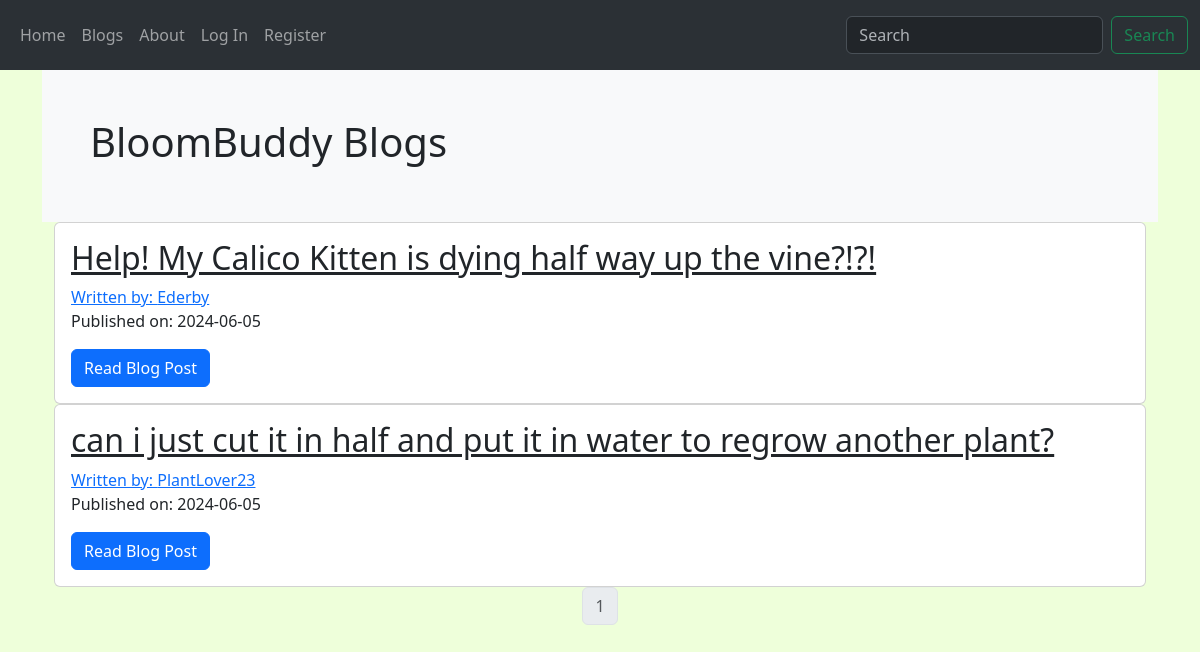
The app's page /blogs, older data.
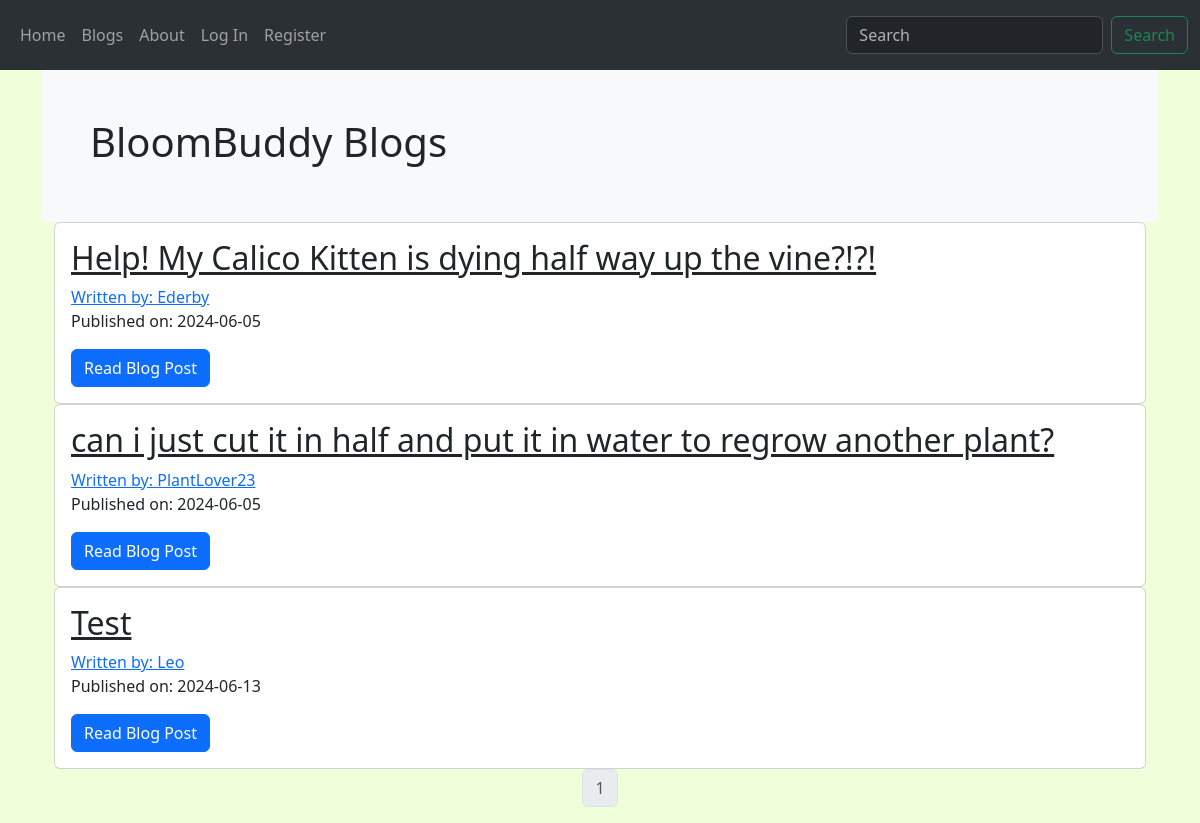
The same page, newer data.
### BloomBuddy/models.py (models this page shows, shortened)
class BlogPost(db.Model):
    __tablename__ = 'blogpost'
    id = db.Column(db.Integer, primary_key=True)
    user_id = db.Column(db.Integer, db.ForeignKey('users.id'), nullable=False)
    date = db.Column(db.DateTime, nullable=False, default=datetime.now(timezone.utc))
    title = db.Column(db.String(140), nullable=False)
    text = db.Column(db.Text, nullable=False)
    comments = db.relationship('Comment', backref='post', lazy='dynamic')

class User(db.Model, UserMixin):
    __tablename__ = 'users'
    id = db.Column(db.Integer, primary_key=True)
    profile_image = db.Column(db.String(64), nullable=False, default='default_profile.png')
    email = db.Column(db.String(64), unique=True, index=True)
    username = db.Column(db.String(64), unique=True, index=True)
    password_hash = db.Column(db.String(128))
    posts = db.relationship('BlogPost', backref='author', lazy=True)

### BloomBuddy/core/views.py (the view)
@core.route('/blogs')
def index():
    page=request.args.get('page', 1, type=int)
    blog_posts=BlogPost.query.order_by(BlogPost.date.desc()).paginate(page=page, per_page=5)
    return render_template('index.html', blog_posts=blog_posts, current_url=request.path)

### BloomBuddy/templates/index.html
{% extends "base.html" %}
{% block content %}
<div class="bg-light p-5">
    <h1>BloomBuddy Blogs</h1>
</div>
<div class ="container">
   {% for post in blog_posts.items[::-1] %}
    <div class="card">
        <div class="card-body">
            <h2><a class="card-title" href="{{url_for('blog_posts.blog_post', blog_post_id=post.id)}}">{{post.title}}</a></h2>
            <a href="{{url_for('users.user_posts', username=post.author.username)}}" >Written by: {{post.author.username}}</a>
            <p>Published on: {{post.date.strftime('%Y-%m-%d')}}</p>
            <a class ="btn btn-primary" href="{{url_for('blog_posts.blog_post', blog_post_id=post.id)}}">Read Blog Post</a>
        </div>
    </div>
    {%endfor%}
</div>
<nav aria-label='Page Navigation example'>
  <ul class="pagination justify-content-center">
    {% for page_num in blog_posts.iter_pages(left_edge=1,right_edge=1,left_current=1,right_current=2)  %}
      {% if blog_posts.page == page_num %}
      <li class='page-item disabled'>
        <a class="page-link" href="{{url_for('core.index',page=page_num)}}">{{page_num}}</a>
      </li>
      {% else %}
      <li class='page-item'>
        <a class="page-link" href="{{url_for('core.index',page=page_num)}}">{{page_num}}</a>
      </li>
      {% endif %}
    {% endfor %}
  </ul>
</nav>
{% endblock %}

Row changes from the older to the newer data that the page shows:
added BlogPost: title "Test", author.username "Leo", date "2024-06-13"
